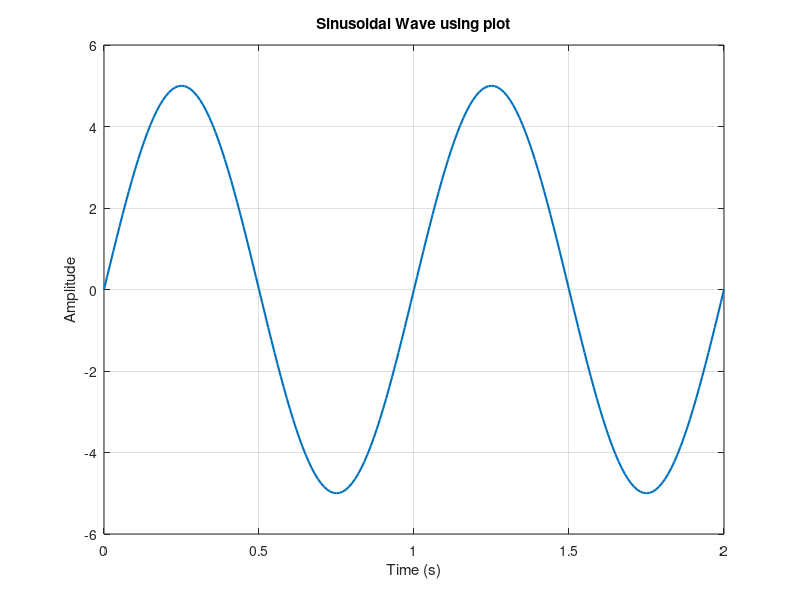
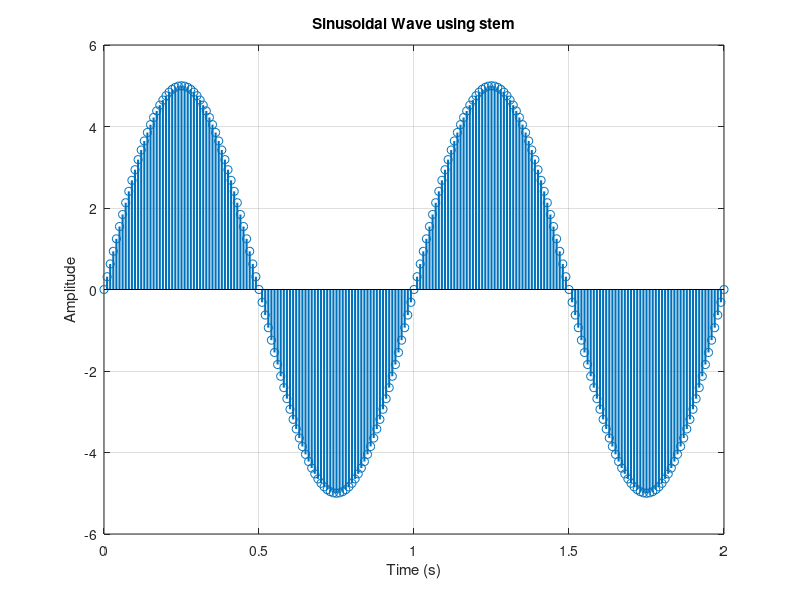
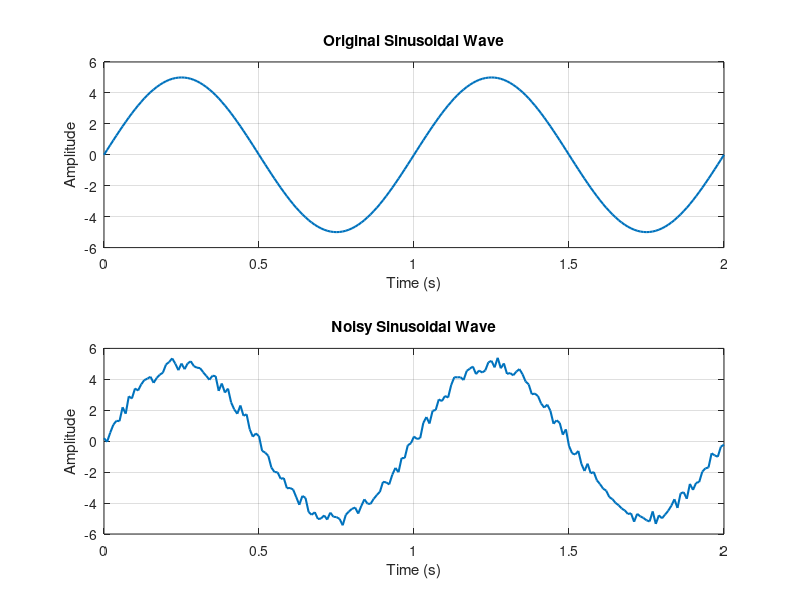
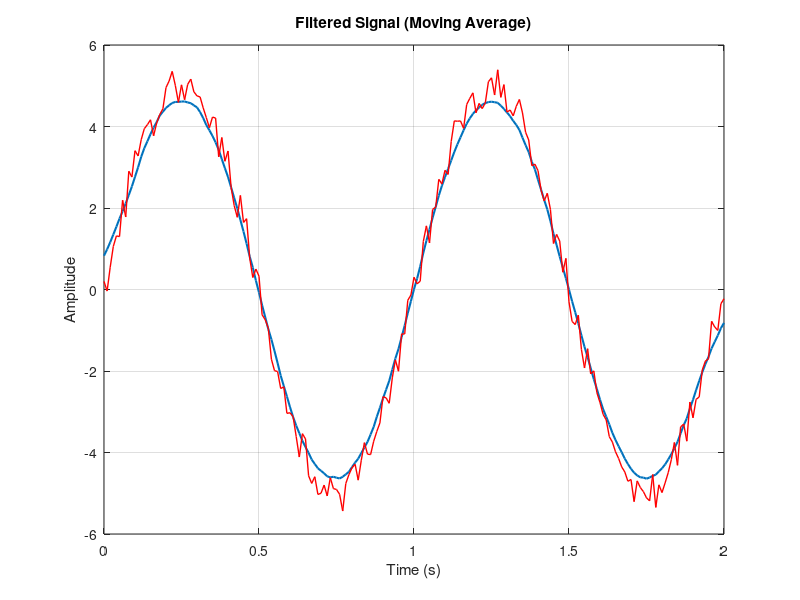

MATLAB code to generate these figures, in order:
%% DSP Lab - Homework1
%% Mahdi Mahjouri Namin 40023125
%% Nima Nourizadeh 40023***

close all;
clear;
clc;
%% 
% *Section 1-1*


t = 0:0.01:2;
A = 5;
f = 1;
phi = 0;
signal = A*sin(2*pi*f*t + phi);
figure('Name', 'Continuous-Time Sinusoidal Wave');
plot(t, signal, 'LineWidth', 1.5);
xlabel('Time (s)');
ylabel('Amplitude');
title('Sinusoidal Wave using plot');
grid on;
% ---------------------------------------
figure('Name', 'Continuous-Time Sinusoidal Wave');
stem(t, signal, 'LineWidth', 1.5);
xlabel('Time (s)');
ylabel('Amplitude');
title('Sinusoidal Wave using stem');
grid on;


%% 
% *Section 1-2*


rand_num = rand(1,length(t)) - 0.5;
rand_signal = rand_num + signal;
figure('Name', 'Random Signal');
subplot(211)
plot(t, signal, 'LineWidth', 1.5);
xlabel('Time (s)');
ylabel('Amplitude');
title('Original Sinusoidal Wave');
grid on;
subplot(212)
plot(t, rand_signal, 'LineWidth', 1.5);
xlabel('Time (s)');
ylabel('Amplitude');
title('Noisy Sinusoidal Wave');
grid on;

%% 
% *Section 1-3*

M1 = 0;
M2 = 20;
window_size = M1 + M2 + 1;

kernel = ones(1, window_size) / window_size;
filtered_signal = conv(rand_signal,kernel, "same");

figure('Name', 'Moving Average');
plot(t, filtered_signal, 'LineWidth', 1.5);
xlabel('Time (s)');
ylabel('Amplitude');
title('Filtered Signal (Moving Average)');
grid on;
hold on;
plot(t, rand_signal, 'LineWidth', 1,'Color','r');

% ???????????????????
M1 = 10;
M2 = 10;
window_size = M1 + M2 + 1;
kernel = ones(1, window_size) / window_size;
filtered_signal = conv(rand_signal, kernel, "same");

figure('Name', 'Moving Average Filtered Signal');
plot(t, filtered_signal, 'LineWidth', 1.5);
xlabel('Time (s)');
ylabel('Amplitude');
title('Filtered Signal (Moving Average)');
grid on;
hold on;
plot(t, rand_signal, 'LineWidth', 1, 'Color', 'r');
legend('Filtered Signal', 'Noisy Signal');

%% 
% *Section 1-4*

M1 = 0;
M2 = 20;
window_size = M1 + M2 + 1;

% Define the moving average filter coefficients
kernel = ones(1, window_size) / window_size;

% Apply the moving average filter using the 'filter' function
filtered_signal = filter(kernel, 1, rand_signal);

% Plot the results
figure('Name', 'Moving Average');
plot(t, filtered_signal, 'LineWidth', 1.5);
xlabel('Time (s)');
ylabel('Amplitude');
title('Filtered Signal (Moving Average)');
grid on;

%% 
% *section 1-5*

function x = singen(omega0, n)
 
    a = [1, -2*cos(omega0), 1];  
    b = [sin(omega0), 0, 0];  
   
    u = [1, zeros(1, n-1)];   
    x = filter(b, a, u);
    figure;
    stem(0:n-1, x, 'LineWidth', 1.5);
    xlabel('n');
    ylabel('x[n]');
    title(['Generated Sinusoidal Sequence with \omega_0 = ', num2str(omega0)]);
    grid on;
end

%% 
% **